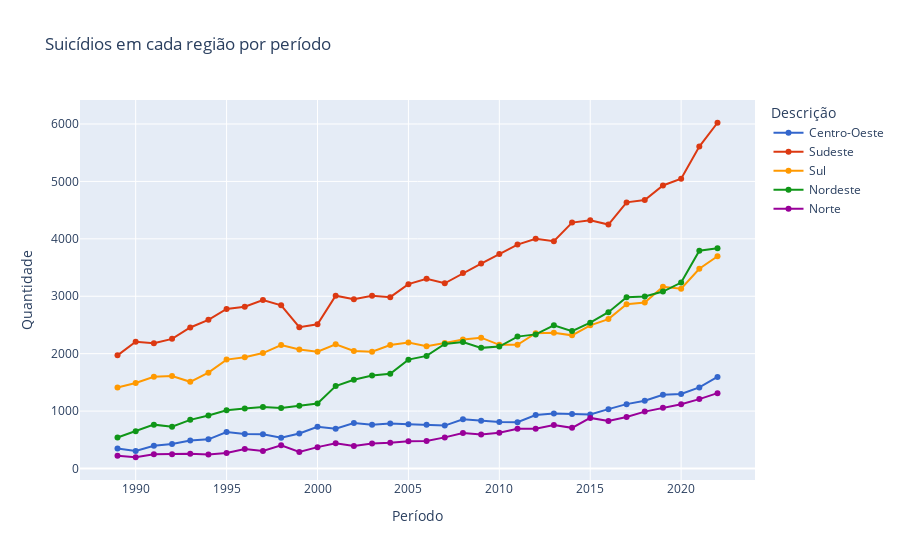

The notebook cell saved with this chart:
### Code cell
#quantidade por regiao em cada periodo (linegraph) 
dadosRegPeriodo = BancoLocal.buscar_dados('reg_periodo')

dadosRegPeriodo = dadosRegPeriodo.rename(columns={'quantidade':'Quantidade','ano':'Período','descricao':'Descrição'})

analiseRegiaoPeriodo = AnaliseRegiao(dadosRegPeriodo, 'Período', 'Quantidade', 'Descrição')
analiseRegiaoPeriodo.criar_grafico()

### Figure 1 — Plotly figure (JSON) as saved in the notebook; plotly's stock layout.template omitted (floating-point values rounded to 4 significant figures)
{"data": [{"hovertemplate": "Descrição=Centro-Oeste<br>Período=%{x}<br>Quantidade=%{y}<extra></extra>", "legendgroup": "Centro-Oeste", "line": {"color": "#3366CC", "dash": "solid"}, "marker": {"symbol": "circle"}, "mode": "lines+markers", "name": "Centro-Oeste", "orientation": "v", "showlegend": true, "type": "scatter", "x": [1989, 1990, 1991, 1992, 1993, 1994, 1995, 1996, 1997, 1998, 1999, 2000, 2001, 2002, 2003, 2004, 2005, 2006, 2007, 2008, 2009, 2010, 2011, 2012, 2013, 2014, 2015, 2016, 2017, 2018, 2019, 2020, 2021, 2022], "xaxis": "x", "y": [349, 304, 396, 425, 486, 508, 634, 600, 598, 535, 610, 728, 692, 792, 763, 784, 771, 764, 747, 857, 831, 812, 807, 932, 956, 950, 940, 1034, 1121, 1180, 1283, 1299, 1412, 1594], "yaxis": "y"}, {"hovertemplate": "Descrição=Sudeste<br>Período=%{x}<br>Quantidade=%{y}<extra></extra>", "legendgroup": "Sudeste", "line": {"color": "#DC3912", "dash": "solid"}, "marker": {"symbol": "circle"}, "mode": "lines+markers", "name": "Sudeste", "orientation": "v", "showlegend": true, "type": "scatter", "x": [1989, 1990, 1991, 1992, 1993, 1994, 1995, 1996, 1997, 1998, 1999, 2000, 2001, 2002, 2003, 2004, 2005, 2006, 2007, 2008, 2009, 2010, 2011, 2012, 2013, 2014, 2015, 2016, 2017, 2018, 2019, 2020, 2021, 2022], "xaxis": "x", "y": [1971, 2209, 2182, 2258, 2456, 2589, 2780, 2819, 2934, 2842, 2462, 2513, 3010, 2948, 3008, 2984, 3211, 3305, 3226, 3404, 3570, 3735, 3900, 4002, 3959, 4283, 4323, 4249, 4635, 4675, 4930, 5046, 5607, 6022], "yaxis": "y"}, {"hovertemplate": "Descrição=Sul<br>Período=%{x}<br>Quantidade=%{y}<extra></extra>", "legendgroup": "Sul", "line": {"color": "#FF9900", "dash": "solid"}, "marker": {"symbol": "circle"}, "mode": "lines+markers", "name": "Sul", "orientation": "v", "showlegend": true, "type": "scatter", "x": [1989, 1990, 1991, 1992, 1993, 1994, 1995, 1996, 1997, 1998, 1999, 2000, 2001, 2002, 2003, 2004, 2005, 2006, 2007, 2008, 2009, 2010, 2011, 2012, 2013, 2014, 2015, 2016, 2017, 2018, 2019, 2020, 2021, 2022], "xaxis": "x", "y": [1411, 1489, 1597, 1611, 1510, 1669, 1897, 1939, 2011, 2151, 2074, 2034, 2162, 2047, 2033, 2151, 2196, 2131, 2185, 2245, 2279, 2154, 2156, 2357, 2365, 2319, 2494, 2602, 2862, 2891, 3167, 3132, 3479, 3697], "yaxis": "y"}, {"hovertemplate": "Descrição=Nordeste<br>Período=%{x}<br>Quantidade=%{y}<extra></extra>", "legendgroup": "Nordeste", "line": {"color": "#109618", "dash": "solid"}, "marker": {"symbol": "circle"}, "mode": "lines+markers", "name": "Nordeste", "orientation": "v", "showlegend": true, "type": "scatter", "x": [1989, 1990, 1991, 1992, 1993, 1994, 1995, 1996, 1997, 1998, 1999, 2000, 2001, 2002, 2003, 2004, 2005, 2006, 2007, 2008, 2009, 2010, 2011, 2012, 2013, 2014, 2015, 2016, 2017, 2018, 2019, 2020, 2021, 2022], "xaxis": "x", "y": [540, 647, 764, 727, 847, 924, 1013, 1045, 1073, 1055, 1095, 1133, 1435, 1546, 1620, 1651, 1896, 1961, 2168, 2202, 2101, 2123, 2297, 2336, 2494, 2393, 2540, 2722, 2981, 2996, 3082, 3239, 3792, 3837], "yaxis": "y"}, {"hovertemplate": "Descrição=Norte<br>Período=%{x}<br>Quantidade=%{y}<extra></extra>", "legendgroup": "Norte", "line": {"color": "#990099", "dash": "solid"}, "marker": {"symbol": "circle"}, "mode": "lines+markers", "name": "Norte", "orientation": "v", "showlegend": true, "type": "scatter", "x": [1989, 1990, 1991, 1992, 1993, 1994, 1995, 1996, 1997, 1998, 1999, 2000, 2001, 2002, 2003, 2004, 2005, 2006, 2007, 2008, 2009, 2010, 2011, 2012, 2013, 2014, 2015, 2016, 2017, 2018, 2019, 2020, 2021, 2022], "xaxis": "x", "y": [220, 196, 247, 247, 256, 242, 270, 340, 307, 406, 289, 372, 439, 393, 437, 447, 476, 478, 542, 620, 593, 624, 692, 694, 759, 708, 881, 826, 896, 991, 1058, 1119, 1209, 1312], "yaxis": "y"}], "layout": {"legend": {"title": {"text": "Descrição"}, "tracegroupgap": 0}, "title": {"text": "Suicídios em cada região por período"}, "xaxis": {"anchor": "y", "domain": [0, 1], "title": {"text": "Período"}}, "yaxis": {"anchor": "x", "domain": [0, 1], "title": {"text": "Quantidade"}}}}
